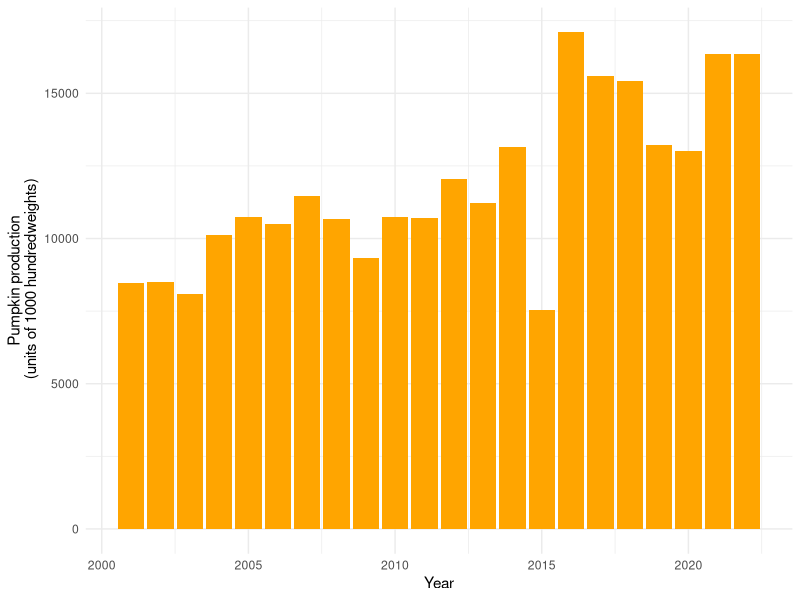

Reproduce this figure in R.
## ---- chunk 1
knitr::opts_chunk$set(echo = TRUE)
## ---- chunk 2
# in addition to having the packages installed, we need to load them into our library so we can use their functions
library(readr)
library(ggplot2)
library(patchwork)
library(ggpubr)
## ---- chunk 3
pumpkin_production <- read_csv("data/pumpkin_production.csv")
pumpkin_varieties <- read_csv("data/pumpkin_varieties.csv", skip = 1,
                              col_names = c("variety",
                                            "days_mature",
                                            "size_lbs",
                                            "powdery_hybrid",
                                            "resistance",
                                            "notes"),
                              col_types = cols(powdery_hybrid = col_factor(),
                                               resistance = col_factor()))
## ---- chunk 4
pump_prod <- ggplot(pumpkin_production, aes(year, pumpkin_kcwt))+
  geom_col(fill = "orange")+
  labs(x = "Year", y = "Pumpkin production\n (units of 1000 hundredweights)")+
  theme_minimal()
## ---- chunk 5
pump_prod
## ---- chunk 6

## ---- chunk 7

## ---- chunk 8

## ---- chunk 9

